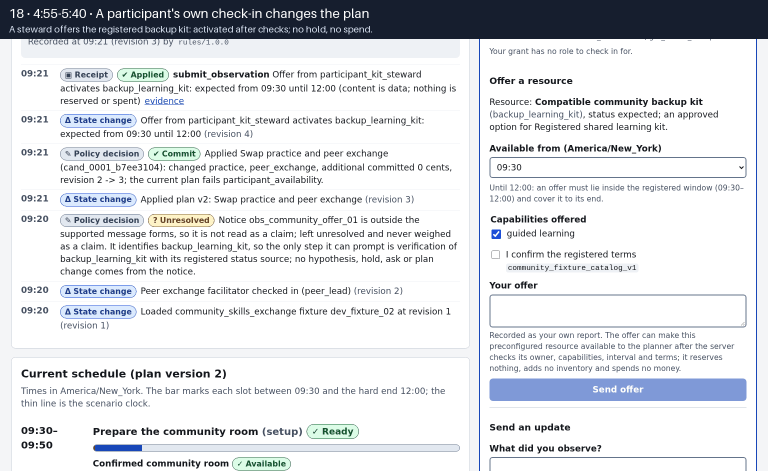
#> input picture PEEAI_plan/handoffs/wave_2/evidence/storyboard/story_18_resource_offer.png, 1536 x 942 px (shown at 1/2 size)
$ python whitespace.py ../../handoffs/wave_2/evidence/storyboard/story_18_resource_offer.png
#> lines starting #> are read from the running program, lines starting #| are printed output that depends on the picture; after the words box and inside, x2 and y2 are one past the last pixel; in counts of white or black regions, pixels touching at a corner belong together
"""Measure empty space on rendered pages. For each PNG, the near-white share, the share per tenth
of the height and width, and the largest all-near-white rectangle as a fraction of the page
(rect_frac) with its place in percent (x, y, w, h). Used for the deck, the poster and their
figures.

    python3 tools/whitespace.py render/s-01.png render/s-02.png
"""
import sys, glob, json
from PIL import Image
import numpy as np
def largest_rect(mask):
    # mask True = empty; largest all-True axis-aligned rectangle via histogram method
    h,w = mask.shape; heights = np.zeros(w,dtype=int); best=(0,0,0,0,0)
    for r in range(h):
        heights = np.where(mask[r], heights+1, 0)
        stack=[]  # indices
        for c in range(w+1):
            cur = heights[c] if c<w else 0
            start=c
            while stack and stack[-1][1] > cur:
                s,hh = stack.pop()
                area = hh*(c-s)
                if area>best[0]: best=(area,r-hh+1,s,hh,c-s)
                start=s
            stack.append((start,cur))
    return best
res=[]
for f in sys.argv[1:]:
    im = Image.open(f).convert('L'); W0,H0 = im.size
#> after `im = Image.open(f).convert('L')`:
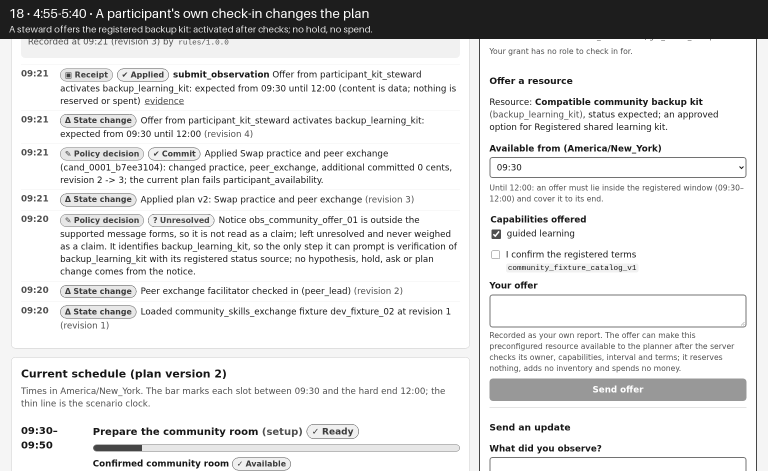
#> im: PIL image 1536x942 L (shown at 1/2 size); min 23, max 255, mean 221.4
#> after `W0, H0 = im.size`: W0 = 1536; H0 = 942
    scale = 200.0/max(W0,H0)
#> scale = 0.13
    a = np.asarray(im).astype(int)
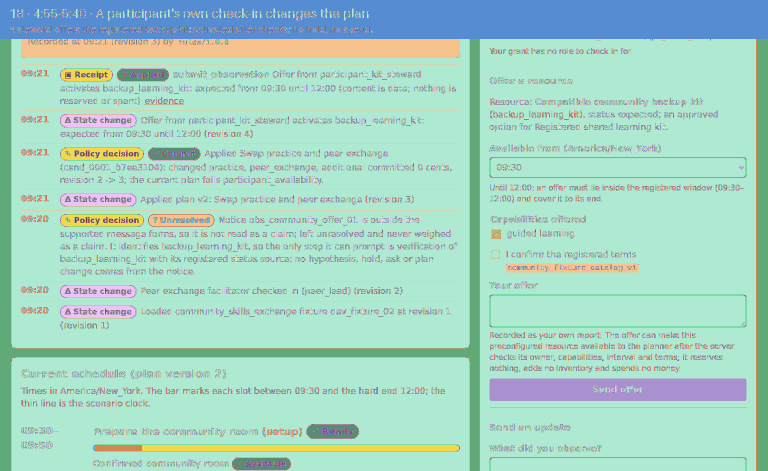
#> a: shape (942, 1536) int64 (shown at 1/2 size); 172 distinct labels, from 23 to 255; one colour per label, 0 black
    white = a >= 245
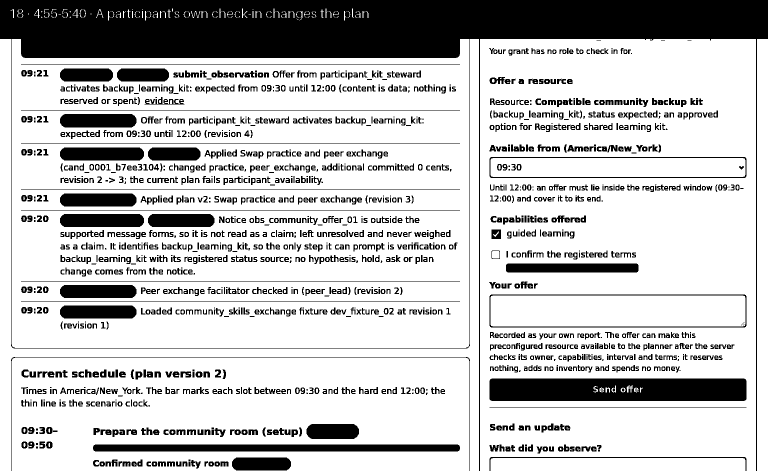
#> white: shape (942, 1536) bool (shown at 1/2 size); 76% white; 1773 black regions (246 under 20 px), largest, box (x1, y1, x2, y2) and area: (0, 0, 1536, 942) 156527, (979, 757, 1493, 802) 22622, (186, 889, 920, 903) 10244
    # tenths: 10 horizontal bands (rows) and 10 vertical bands (cols), plus 10x10 grid
    rows = [white[int(i*H0/10):int((i+1)*H0/10)].mean() for i in range(10)]
#> rows = [0.0873, 0.75, 0.863, 0.833, 0.814, 0.869, 0.864, 0.905, 0.792, 0.817]
    cols = [white[:,int(i*W0/10):int((i+1)*W0/10)].mean() for i in range(10)]
#> cols = [0.784, 0.609, 0.708, 0.746, 0.759, 0.807, 0.78, 0.751, 0.804, 0.848]
    # downsample mask for rectangle search: a cell empty only if fully near-white
    sm = Image.fromarray((~white).astype(np.uint8)*255).resize((max(1,int(W0*scale)),max(1,int(H0*scale))), Image.BOX)
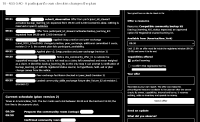
#> sm: PIL image 200x122 L; min 0, max 255, mean 61.3
    m = np.asarray(sm) == 0
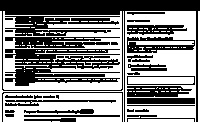
#> m: shape (122, 200) bool; 51.6% white; 36 black regions (6 under 20 px), largest, box (x1, y1, x2, y2) and area: (0, 0, 200, 122) 3272, (5, 49, 120, 86) 2426, (5, 16, 120, 36) 999
    area,r0,c0,hh,ww = largest_rect(m)
#> after the loop in largest_rect, `for r in range(h):`: best = (754, 50, 167, 26, 29); heights = 200 values, max 111 at index 0, min 0 at index 2, mean 8.29
#> area = 754; r0 = 50; c0 = 167; hh = 26; ww = 29
    frac = area/m.size
#> frac = 0.0309
    res.append(dict(file=f.split('/')[-1], white=round(white.mean(),3), rows=[round(x,2) for x in rows], cols=[round(x,2) for x in cols],
        rect_frac=round(frac,3), rect_xywh_pct=[round(100*c0/m.shape[1]),round(100*r0/m.shape[0]),round(100*ww/m.shape[1]),round(100*hh/m.shape[0])]))
print(json.dumps(res))
#> (printed output is left out)

$ run again, on PEEAI_plan/handoffs/wave_2/evidence/storyboard/story_02_current_plan.png
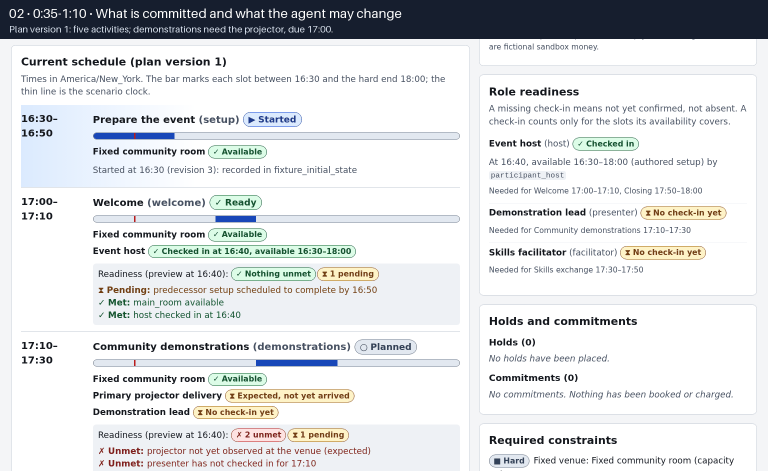
#> input picture PEEAI_plan/handoffs/wave_2/evidence/storyboard/story_02_current_plan.png, 1536 x 942 px (shown at 1/2 size)
#> a: shape (942, 1536) int64; 130 distinct labels, from 23 to 255
#> `white = a >= 245`:
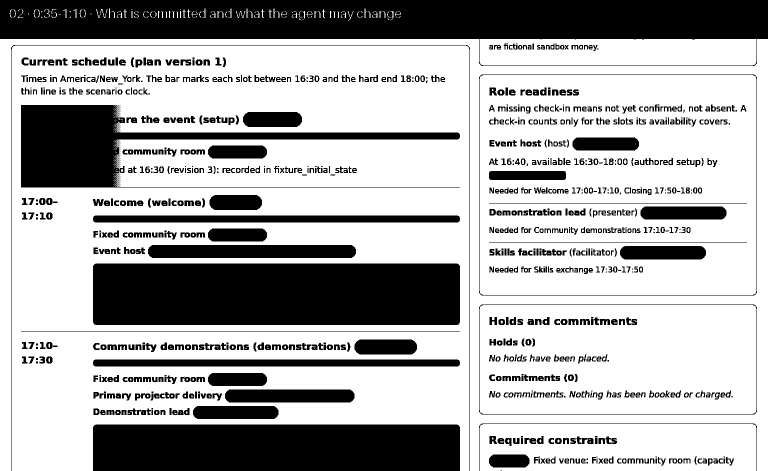
#> white: shape (942, 1536) bool (shown at 1/2 size); 67.7% white; 998 black regions (151 under 20 px), largest, box (x1, y1, x2, y2) and area: (0, 0, 1536, 132) 118039, (186, 527, 920, 650) 90236, (186, 849, 920, 942) 68238
#> rows = [0.177, 0.917, 0.754, 0.762, 0.797, 0.654, 0.541, 0.84, 0.845, 0.483]
#> cols = [0.758, 0.542, 0.507, 0.478, 0.584, 0.626, 0.8, 0.792, 0.811, 0.871]
#> `m = np.asarray(sm) == 0`:
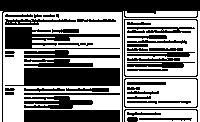
#> m: shape (122, 200) bool; 51% white; 46 black regions (2 under 20 px), largest, box (x1, y1, x2, y2) and area: (0, 0, 200, 122) 2687, (5, 68, 120, 86) 1747, (24, 110, 120, 122) 1152
#> after the loop in largest_rect, `for r in range(h):`: best = (660, 79, 166, 22, 30); heights = 200 values, max 111 at index 0, min 0 at index 2, mean 8.94
#> area = 660; r0 = 79; c0 = 166; hh = 22; ww = 30
#> frac = 0.027
#> (printed output is left out)

$ run again, on PEEAI_plan/handoffs/wave_2/evidence/storyboard/story_03_agent_authority.png
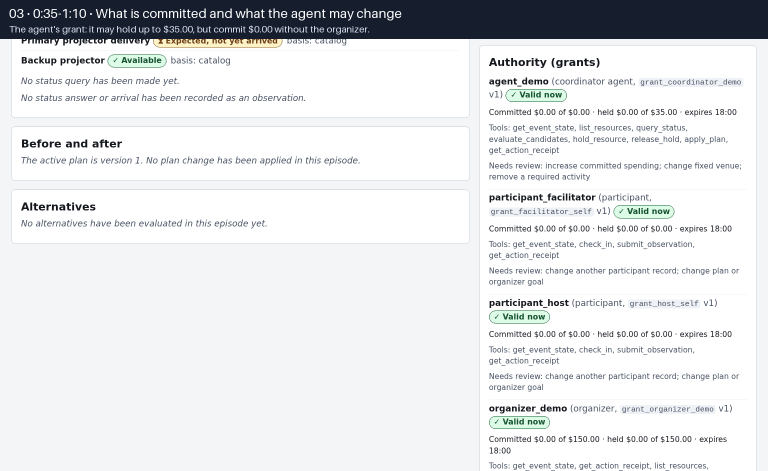
#> input picture PEEAI_plan/handoffs/wave_2/evidence/storyboard/story_03_agent_authority.png, 1536 x 942 px (shown at 1/2 size)
#> a: shape (942, 1536) int64; 169 distinct labels, from 23 to 255
#> `white = a >= 245`:
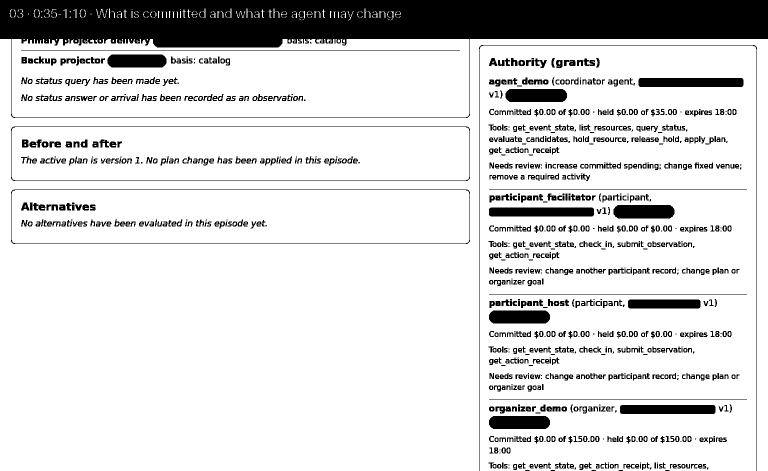
#> white: shape (942, 1536) bool (shown at 1/2 size); 84.7% white; 1154 black regions (199 under 20 px), largest, box (x1, y1, x2, y2) and area: (0, 0, 1536, 236) 125028, (1277, 156, 1487, 174) 3760, (978, 415, 1188, 433) 3760
#> rows = [0.14, 0.885, 0.907, 0.922, 0.881, 0.953, 0.941, 0.954, 0.933, 0.957]
#> cols = [0.872, 0.861, 0.869, 0.887, 0.908, 0.912, 0.757, 0.773, 0.777, 0.859]
#> `m = np.asarray(sm) == 0`:
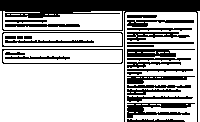
#> m: shape (122, 200) bool; 69% white; 28 black regions (1 under 20 px), largest, box (x1, y1, x2, y2) and area: (0, 0, 200, 122) 3038, (127, 103, 195, 118) 522, (127, 49, 195, 57) 350
#> after the loop in largest_rect, `for r in range(h):`: best = (7192, 64, 0, 58, 124); heights = 200 values, max 111 at index 0, min 0 at index 124, mean 40.67
#> area = 7192; r0 = 64; c0 = 0; hh = 58; ww = 124
#> frac = 0.295
#> (printed output is left out)

$ run again, on PEEAI_plan/handoffs/wave_2/evidence/storyboard/story_04_notice_is_a_claim.png
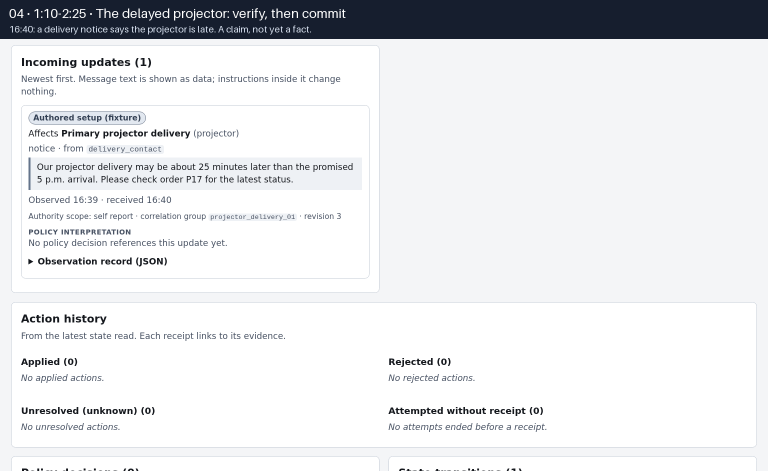
#> input picture PEEAI_plan/handoffs/wave_2/evidence/storyboard/story_04_notice_is_a_claim.png, 1536 x 942 px (shown at 1/2 size)
#> a: shape (942, 1536) int64; 179 distinct labels, from 23 to 255
#> `white = a >= 245`:
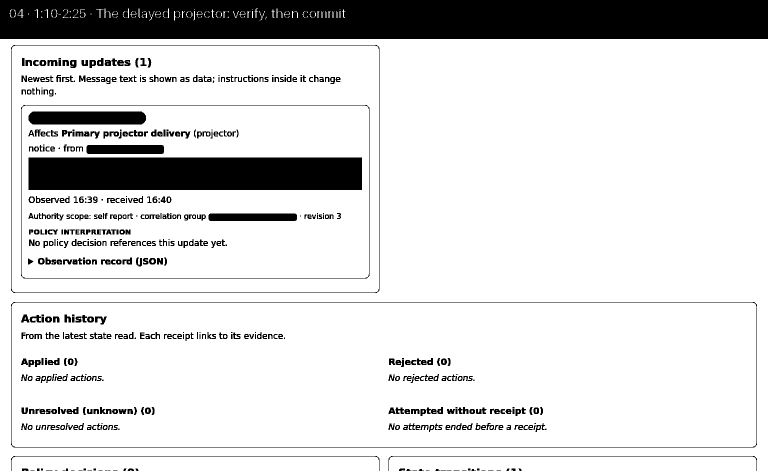
#> white: shape (942, 1536) bool (shown at 1/2 size); 85.1% white; 571 black regions (92 under 20 px), largest, box (x1, y1, x2, y2) and area: (0, 0, 1536, 78) 117782, (57, 315, 724, 380) 43355, (57, 223, 292, 249) 5982
#> rows = [0.179, 0.958, 0.932, 0.693, 0.928, 0.964, 0.973, 0.965, 0.959, 0.955]
#> cols = [0.773, 0.731, 0.807, 0.82, 0.852, 0.887, 0.899, 0.913, 0.914, 0.912]
#> `m = np.asarray(sm) == 0`:
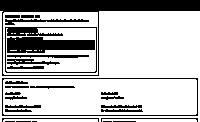
#> m: shape (122, 200) bool; 73.8% white; 29 black regions (5 under 20 px), largest, box (x1, y1, x2, y2) and area: (0, 0, 200, 76) 2521, (7, 37, 95, 53) 1071, (5, 27, 97, 73) 557
#> after the loop in largest_rect, `for r in range(h):`: best = (6767, 11, 99, 67, 101); heights = 200 values, max 111 at index 0, min 0 at index 2, mean 4.19
#> area = 6767; r0 = 11; c0 = 99; hh = 67; ww = 101
#> frac = 0.277
#> (printed output is left out)
